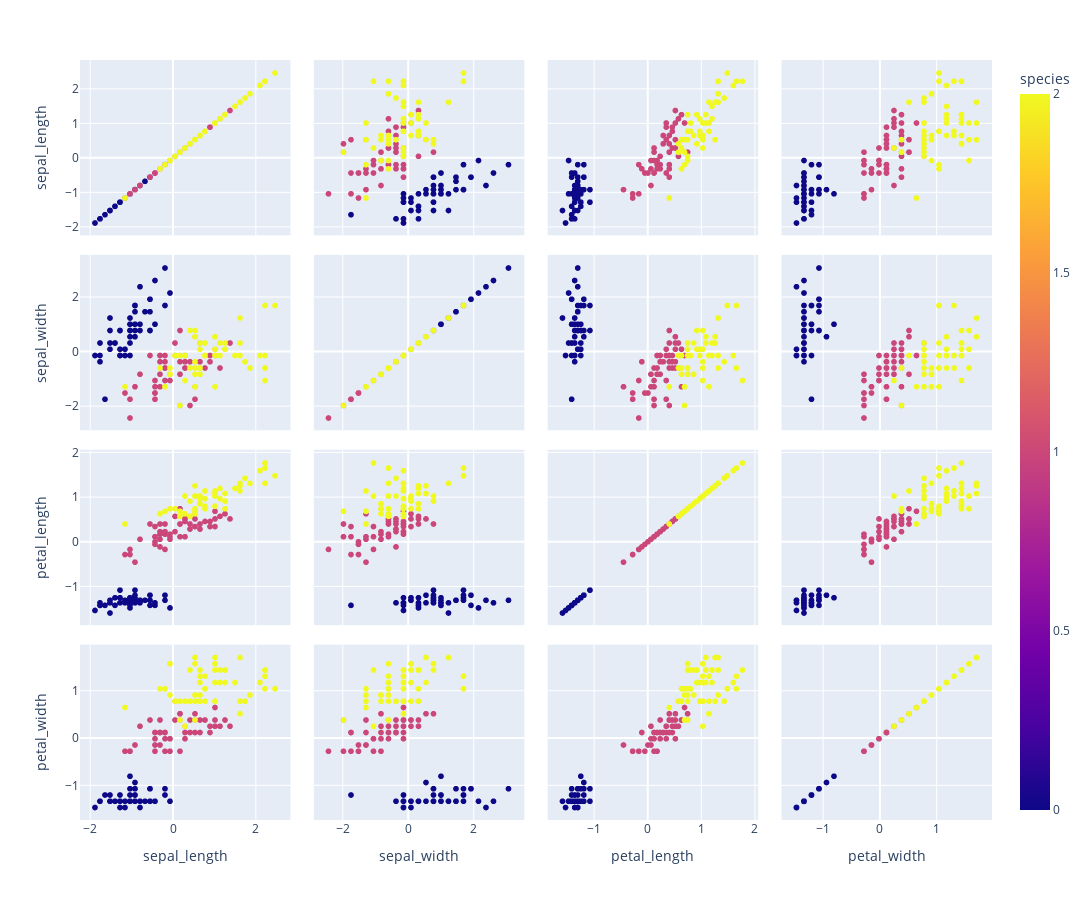

Notebook code for this chart:
### Code cell
fig = px.scatter_matrix(
    data, dimensions=FEATURES, color="species", width=1200, height=900
)

fig.show()

### Figure 1 — Plotly figure (JSON) as saved in the notebook; plotly's stock layout.template omitted (floating-point values rounded to 4 significant figures; data arrays with more than 128 entries replaced by an {"elided": "..."} marker saying what was removed)
{"data": [{"dimensions": [{"axis": {"matches": true}, "label": "sepal_length", "values": {"elided": "147 float values"}}, {"axis": {"matches": true}, "label": "sepal_width", "values": {"elided": "147 float values"}}, {"axis": {"matches": true}, "label": "petal_length", "values": {"elided": "147 float values"}}, {"axis": {"matches": true}, "label": "petal_width", "values": {"elided": "147 float values"}}], "hovertemplate": "%{xaxis.title.text}=%{x}<br>%{yaxis.title.text}=%{y}<br>species=%{marker.color}<extra></extra>", "legendgroup": "", "marker": {"color": {"elided": "147 int values"}, "coloraxis": "coloraxis", "symbol": "circle"}, "name": "", "showlegend": false, "type": "splom"}], "layout": {"coloraxis": {"colorbar": {"title": {"text": "species"}}, "colorscale": [[0, "#0d0887"], [0.1111, "#46039f"], [0.2222, "#7201a8"], [0.3333, "#9c179e"], [0.4444, "#bd3786"], [0.5556, "#d8576b"], [0.6667, "#ed7953"], [0.7778, "#fb9f3a"], [0.8889, "#fdca26"], [1, "#f0f921"]]}, "dragmode": "select", "height": 900, "legend": {"tracegroupgap": 0}, "margin": {"t": 60}, "width": 1200}}
